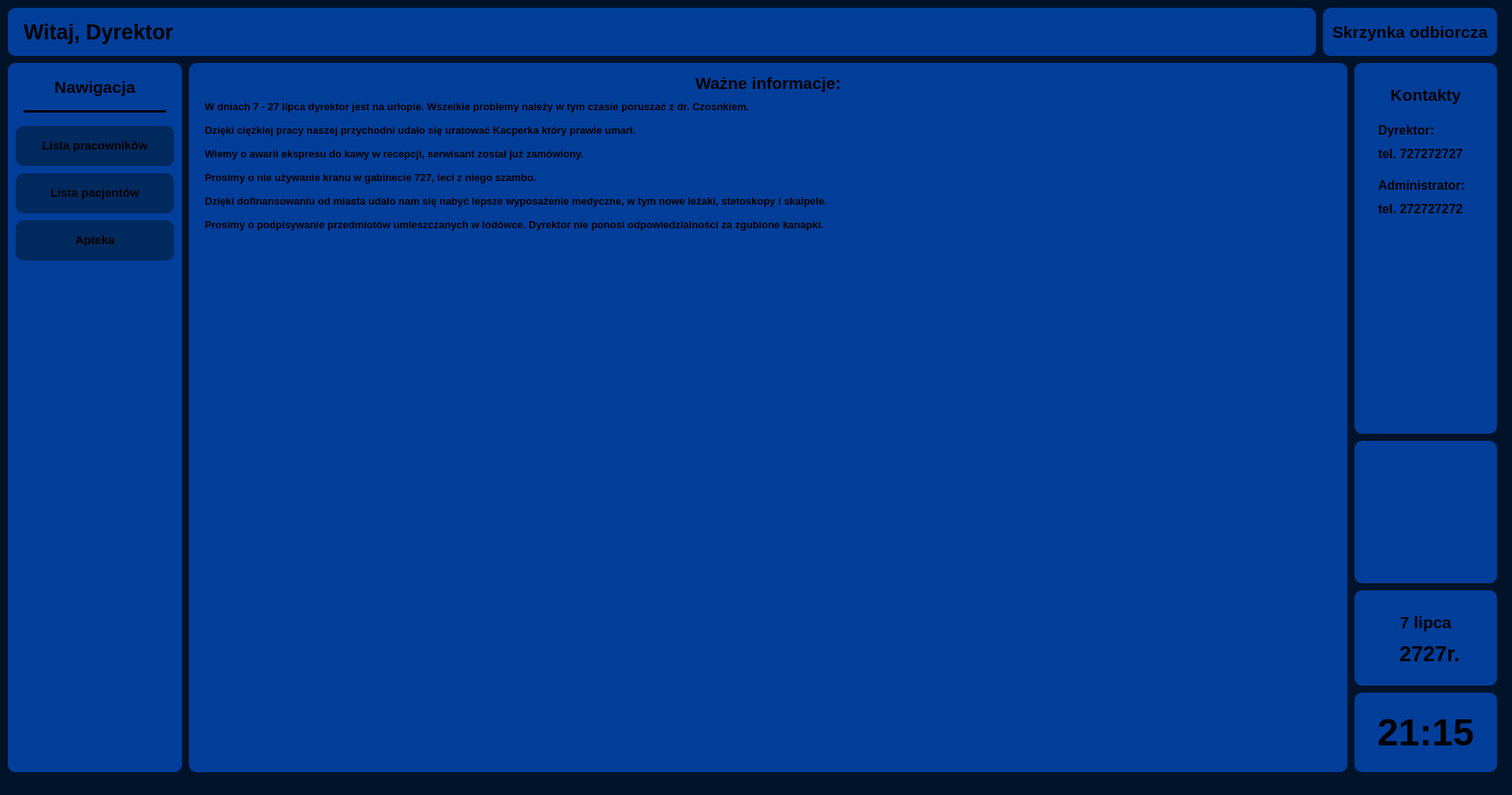
<?xml version="1.0" encoding="UTF-8"?>
<ui version="4.0">
 <class>MainWindow</class>
 <widget class="QMainWindow" name="MainWindow">
  <property name="geometry">
   <rect>
    <x>0</x>
    <y>0</y>
    <width>1920</width>
    <height>1010</height>
   </rect>
  </property>
  <property name="minimumSize">
   <size>
    <width>800</width>
    <height>600</height>
   </size>
  </property>
  <property name="windowTitle">
   <string>MainWindow</string>
  </property>
  <property name="layoutDirection">
   <enum>Qt::LayoutDirection::LeftToRight</enum>
  </property>
  <property name="styleSheet">
   <string notr="true">background-color: rgb(0, 19, 43);</string>
  </property>
  <widget class="QWidget" name="centralwidget">
   <widget class="QTextBrowser" name="textBrowser">
    <property name="geometry">
     <rect>
      <x>10</x>
      <y>10</y>
      <width>1661</width>
      <height>61</height>
     </rect>
    </property>
    <property name="styleSheet">
     <string notr="true">background-color: rgb(0, 62, 154);
      border-radius: 10px;</string>
    </property>
    <property name="sizeAdjustPolicy">
     <enum>QAbstractScrollArea::SizeAdjustPolicy::AdjustToContents</enum>
    </property>
    <property name="autoFormatting">
     <set>QTextEdit::AutoFormattingFlag::AutoBulletList</set>
    </property>
    <property name="html">
     <string>&lt;!DOCTYPE HTML PUBLIC &quot;-//W3C//DTD HTML 4.0//EN&quot; &quot;http://www.w3.org/TR/REC-html40/strict.dtd&quot;&gt;
&lt;html&gt;&lt;head&gt;&lt;meta name=&quot;qrichtext&quot; content=&quot;1&quot; /&gt;&lt;meta charset=&quot;utf-8&quot; /&gt;&lt;style type=&quot;text/css&quot;&gt;
p, li { white-space: pre-wrap; }
hr { height: 1px; border-width: 0; }
li.unchecked::marker { content: &quot;\2610&quot;; }
li.checked::marker { content: &quot;\2612&quot;; }
&lt;/style&gt;&lt;/head&gt;&lt;body style=&quot; font-family:'Segoe UI'; font-size:9pt; font-weight:400; font-style:normal;&quot;&gt;
&lt;p style=&quot; margin-top:0px; margin-bottom:0px; margin-left:0px; margin-right:0px; -qt-block-indent:0; text-indent:0px;&quot;&gt;      &lt;/p&gt;
&lt;p style=&quot;-qt-paragraph-type:empty; margin-top:0px; margin-bottom:0px; margin-left:0px; margin-right:0px; -qt-block-indent:0; text-indent:0px;&quot;&gt;&lt;br /&gt;&lt;/p&gt;&lt;/body&gt;&lt;/html&gt;</string>
    </property>
   </widget>
   <widget class="QTextBrowser" name="textBrowser_2">
    <property name="geometry">
     <rect>
      <x>1680</x>
      <y>10</y>
      <width>221</width>
      <height>61</height>
     </rect>
    </property>
    <property name="styleSheet">
     <string notr="true">background-color: rgb(0, 62, 154);
      border-radius: 10px;</string>
    </property>
    <property name="html">
     <string>&lt;!DOCTYPE HTML PUBLIC &quot;-//W3C//DTD HTML 4.0//EN&quot; &quot;http://www.w3.org/TR/REC-html40/strict.dtd&quot;&gt;
&lt;html&gt;&lt;head&gt;&lt;meta name=&quot;qrichtext&quot; content=&quot;1&quot; /&gt;&lt;meta charset=&quot;utf-8&quot; /&gt;&lt;style type=&quot;text/css&quot;&gt;
p, li { white-space: pre-wrap; }
hr { height: 1px; border-width: 0; }
li.unchecked::marker { content: &quot;\2610&quot;; }
li.checked::marker { content: &quot;\2612&quot;; }
&lt;/style&gt;&lt;/head&gt;&lt;body style=&quot; font-family:'Segoe UI'; font-size:9pt; font-weight:400; font-style:normal;&quot;&gt;
&lt;p style=&quot; margin-top:0px; margin-bottom:0px; margin-left:0px; margin-right:0px; -qt-block-indent:0; text-indent:0px;&quot;&gt;      &lt;/p&gt;
&lt;p align=&quot;center&quot; style=&quot;-qt-paragraph-type:empty; margin-top:0px; margin-bottom:0px; margin-left:0px; margin-right:0px; -qt-block-indent:0; text-indent:0px;&quot;&gt;&lt;br /&gt;&lt;/p&gt;&lt;/body&gt;&lt;/html&gt;</string>
    </property>
   </widget>
   <widget class="QGroupBox" name="groupBox">
    <property name="geometry">
     <rect>
      <x>10</x>
      <y>80</y>
      <width>221</width>
      <height>901</height>
     </rect>
    </property>
    <property name="styleSheet">
     <string notr="true">background-color: rgb(0, 62, 154);
      border-radius: 10px;</string>
    </property>
    <property name="title">
     <string/>
    </property>
    <widget class="QTextBrowser" name="textBrowser_4">
     <property name="geometry">
      <rect>
       <x>10</x>
       <y>80</y>
       <width>201</width>
       <height>51</height>
      </rect>
     </property>
     <property name="styleSheet">
      <string notr="true">background-color: rgb(0, 41, 94);
       border-radius: 10px;</string>
     </property>
    </widget>
    <widget class="QTextBrowser" name="textBrowser_7">
     <property name="geometry">
      <rect>
       <x>10</x>
       <y>140</y>
       <width>201</width>
       <height>51</height>
      </rect>
     </property>
     <property name="styleSheet">
      <string notr="true">background-color: rgb(0, 41, 94);
       border-radius: 10px;</string>
     </property>
    </widget>
    <widget class="QTextBrowser" name="textBrowser_8">
     <property name="geometry">
      <rect>
       <x>10</x>
       <y>200</y>
       <width>201</width>
       <height>51</height>
      </rect>
     </property>
     <property name="styleSheet">
      <string notr="true">background-color: rgb(0, 41, 94);
       border-radius: 10px;</string>
     </property>
    </widget>
    <widget class="QLabel" name="label_3">
     <property name="geometry">
      <rect>
       <x>20</x>
       <y>90</y>
       <width>181</width>
       <height>31</height>
      </rect>
     </property>
     <property name="font">
      <font>
       <pointsize>11</pointsize>
       <bold>true</bold>
      </font>
     </property>
     <property name="layoutDirection">
      <enum>Qt::LayoutDirection::LeftToRight</enum>
     </property>
     <property name="styleSheet">
      <string notr="true">background-color: rgb(0, 41, 94);</string>
     </property>
     <property name="text">
      <string>Lista pracowników</string>
     </property>
     <property name="textFormat">
      <enum>Qt::TextFormat::RichText</enum>
     </property>
     <property name="alignment">
      <set>Qt::AlignmentFlag::AlignCenter</set>
     </property>
    </widget>
    <widget class="QLabel" name="label_4">
     <property name="geometry">
      <rect>
       <x>20</x>
       <y>150</y>
       <width>181</width>
       <height>31</height>
      </rect>
     </property>
     <property name="font">
      <font>
       <pointsize>11</pointsize>
       <bold>true</bold>
      </font>
     </property>
     <property name="layoutDirection">
      <enum>Qt::LayoutDirection::LeftToRight</enum>
     </property>
     <property name="styleSheet">
      <string notr="true">background-color: rgb(0, 41, 94);</string>
     </property>
     <property name="text">
      <string>Lista pacjentów</string>
     </property>
     <property name="textFormat">
      <enum>Qt::TextFormat::RichText</enum>
     </property>
     <property name="alignment">
      <set>Qt::AlignmentFlag::AlignCenter</set>
     </property>
    </widget>
    <widget class="QLabel" name="label_5">
     <property name="geometry">
      <rect>
       <x>20</x>
       <y>210</y>
       <width>181</width>
       <height>31</height>
      </rect>
     </property>
     <property name="font">
      <font>
       <pointsize>11</pointsize>
       <bold>true</bold>
      </font>
     </property>
     <property name="layoutDirection">
      <enum>Qt::LayoutDirection::LeftToRight</enum>
     </property>
     <property name="styleSheet">
      <string notr="true">background-color: rgb(0, 41, 94);</string>
     </property>
     <property name="text">
      <string>Apteka</string>
     </property>
     <property name="textFormat">
      <enum>Qt::TextFormat::RichText</enum>
     </property>
     <property name="alignment">
      <set>Qt::AlignmentFlag::AlignCenter</set>
     </property>
    </widget>
    <widget class="QLabel" name="label_8">
     <property name="geometry">
      <rect>
       <x>10</x>
       <y>10</y>
       <width>201</width>
       <height>41</height>
      </rect>
     </property>
     <property name="font">
      <font>
       <pointsize>16</pointsize>
       <bold>true</bold>
      </font>
     </property>
     <property name="layoutDirection">
      <enum>Qt::LayoutDirection::LeftToRight</enum>
     </property>
     <property name="styleSheet">
      <string notr="true">background-color: rgb(0, 62, 154);</string>
     </property>
     <property name="text">
      <string>Nawigacja</string>
     </property>
     <property name="textFormat">
      <enum>Qt::TextFormat::RichText</enum>
     </property>
     <property name="alignment">
      <set>Qt::AlignmentFlag::AlignCenter</set>
     </property>
    </widget>
    <widget class="Line" name="line">
     <property name="geometry">
      <rect>
       <x>20</x>
       <y>60</y>
       <width>181</width>
       <height>3</height>
      </rect>
     </property>
     <property name="styleSheet">
      <string notr="true">background-color: black;</string>
     </property>
     <property name="orientation">
      <enum>Qt::Orientation::Horizontal</enum>
     </property>
    </widget>
   </widget>
   <widget class="QLabel" name="label_2">
    <property name="geometry">
     <rect>
      <x>30</x>
      <y>20</y>
      <width>261</width>
      <height>41</height>
     </rect>
    </property>
    <property name="font">
     <font>
      <pointsize>20</pointsize>
      <bold>true</bold>
     </font>
    </property>
    <property name="layoutDirection">
     <enum>Qt::LayoutDirection::LeftToRight</enum>
    </property>
    <property name="styleSheet">
     <string notr="true">background-color: rgb(0, 62, 154);</string>
    </property>
    <property name="text">
     <string>Witaj, Dyrektor</string>
    </property>
    <property name="textFormat">
     <enum>Qt::TextFormat::RichText</enum>
    </property>
    <property name="alignment">
     <set>Qt::AlignmentFlag::AlignLeading|Qt::AlignmentFlag::AlignLeft|Qt::AlignmentFlag::AlignVCenter</set>
    </property>
   </widget>
   <widget class="QFrame" name="frame">
    <property name="geometry">
     <rect>
      <x>1720</x>
      <y>560</y>
      <width>181</width>
      <height>181</height>
     </rect>
    </property>
    <property name="styleSheet">
     <string notr="true">background-color: rgb(0, 62, 154);
      border-radius: 10px;</string>
    </property>
    <property name="frameShape">
     <enum>QFrame::Shape::StyledPanel</enum>
    </property>
    <property name="frameShadow">
     <enum>QFrame::Shadow::Raised</enum>
    </property>
    <widget class="QLabel" name="label_9">
     <property name="geometry">
      <rect>
       <x>10</x>
       <y>10</y>
       <width>161</width>
       <height>161</height>
      </rect>
     </property>
     <property name="font">
      <font>
       <pointsize>16</pointsize>
       <bold>true</bold>
      </font>
     </property>
     <property name="layoutDirection">
      <enum>Qt::LayoutDirection::LeftToRight</enum>
     </property>
     <property name="styleSheet">
      <string notr="true">background-color: rgb(0, 62, 154);</string>
     </property>
     <property name="text">
      <string/>
     </property>
     <property name="textFormat">
      <enum>Qt::TextFormat::RichText</enum>
     </property>
     <property name="pixmap">
      <pixmap>logo.png</pixmap>
     </property>
     <property name="scaledContents">
      <bool>true</bool>
     </property>
     <property name="alignment">
      <set>Qt::AlignmentFlag::AlignCenter</set>
     </property>
    </widget>
   </widget>
   <widget class="QFrame" name="frame_2">
    <property name="geometry">
     <rect>
      <x>1720</x>
      <y>80</y>
      <width>181</width>
      <height>471</height>
     </rect>
    </property>
    <property name="styleSheet">
     <string notr="true">background-color: rgb(0, 62, 154);
      border-radius: 10px;</string>
    </property>
    <property name="frameShape">
     <enum>QFrame::Shape::StyledPanel</enum>
    </property>
    <property name="frameShadow">
     <enum>QFrame::Shadow::Raised</enum>
    </property>
    <widget class="QLabel" name="label_12">
     <property name="geometry">
      <rect>
       <x>20</x>
       <y>20</y>
       <width>141</width>
       <height>41</height>
      </rect>
     </property>
     <property name="font">
      <font>
       <pointsize>16</pointsize>
       <bold>true</bold>
      </font>
     </property>
     <property name="layoutDirection">
      <enum>Qt::LayoutDirection::LeftToRight</enum>
     </property>
     <property name="styleSheet">
      <string notr="true">background-color: rgb(0, 62, 154);</string>
     </property>
     <property name="text">
      <string>Kontakty</string>
     </property>
     <property name="textFormat">
      <enum>Qt::TextFormat::RichText</enum>
     </property>
     <property name="alignment">
      <set>Qt::AlignmentFlag::AlignCenter</set>
     </property>
    </widget>
    <widget class="QLabel" name="label_13">
     <property name="geometry">
      <rect>
       <x>30</x>
       <y>70</y>
       <width>111</width>
       <height>31</height>
      </rect>
     </property>
     <property name="font">
      <font>
       <pointsize>12</pointsize>
       <bold>true</bold>
      </font>
     </property>
     <property name="layoutDirection">
      <enum>Qt::LayoutDirection::LeftToRight</enum>
     </property>
     <property name="styleSheet">
      <string notr="true">background-color: rgb(0, 62, 154);</string>
     </property>
     <property name="text">
      <string>Dyrektor:</string>
     </property>
     <property name="textFormat">
      <enum>Qt::TextFormat::RichText</enum>
     </property>
     <property name="alignment">
      <set>Qt::AlignmentFlag::AlignLeading|Qt::AlignmentFlag::AlignLeft|Qt::AlignmentFlag::AlignVCenter</set>
     </property>
    </widget>
    <widget class="QLabel" name="label_14">
     <property name="geometry">
      <rect>
       <x>30</x>
       <y>100</y>
       <width>111</width>
       <height>31</height>
      </rect>
     </property>
     <property name="font">
      <font>
       <pointsize>12</pointsize>
       <bold>true</bold>
      </font>
     </property>
     <property name="layoutDirection">
      <enum>Qt::LayoutDirection::LeftToRight</enum>
     </property>
     <property name="styleSheet">
      <string notr="true">background-color: rgb(0, 62, 154);</string>
     </property>
     <property name="text">
      <string>tel. 727272727</string>
     </property>
     <property name="textFormat">
      <enum>Qt::TextFormat::RichText</enum>
     </property>
     <property name="alignment">
      <set>Qt::AlignmentFlag::AlignLeading|Qt::AlignmentFlag::AlignLeft|Qt::AlignmentFlag::AlignVCenter</set>
     </property>
    </widget>
    <widget class="QLabel" name="label_15">
     <property name="geometry">
      <rect>
       <x>30</x>
       <y>140</y>
       <width>121</width>
       <height>31</height>
      </rect>
     </property>
     <property name="font">
      <font>
       <pointsize>12</pointsize>
       <bold>true</bold>
      </font>
     </property>
     <property name="layoutDirection">
      <enum>Qt::LayoutDirection::LeftToRight</enum>
     </property>
     <property name="styleSheet">
      <string notr="true">background-color: rgb(0, 62, 154);</string>
     </property>
     <property name="text">
      <string>Administrator:</string>
     </property>
     <property name="textFormat">
      <enum>Qt::TextFormat::RichText</enum>
     </property>
     <property name="alignment">
      <set>Qt::AlignmentFlag::AlignLeading|Qt::AlignmentFlag::AlignLeft|Qt::AlignmentFlag::AlignVCenter</set>
     </property>
    </widget>
    <widget class="QLabel" name="label_16">
     <property name="geometry">
      <rect>
       <x>30</x>
       <y>170</y>
       <width>111</width>
       <height>31</height>
      </rect>
     </property>
     <property name="font">
      <font>
       <pointsize>12</pointsize>
       <bold>true</bold>
      </font>
     </property>
     <property name="layoutDirection">
      <enum>Qt::LayoutDirection::LeftToRight</enum>
     </property>
     <property name="styleSheet">
      <string notr="true">background-color: rgb(0, 62, 154);</string>
     </property>
     <property name="text">
      <string>tel. 272727272</string>
     </property>
     <property name="textFormat">
      <enum>Qt::TextFormat::RichText</enum>
     </property>
     <property name="alignment">
      <set>Qt::AlignmentFlag::AlignLeading|Qt::AlignmentFlag::AlignLeft|Qt::AlignmentFlag::AlignVCenter</set>
     </property>
    </widget>
   </widget>
   <widget class="QFrame" name="frame_3">
    <property name="geometry">
     <rect>
      <x>1720</x>
      <y>750</y>
      <width>181</width>
      <height>121</height>
     </rect>
    </property>
    <property name="styleSheet">
     <string notr="true">background-color: rgb(0, 62, 154);
      border-radius: 10px;</string>
    </property>
    <property name="frameShape">
     <enum>QFrame::Shape::StyledPanel</enum>
    </property>
    <property name="frameShadow">
     <enum>QFrame::Shadow::Raised</enum>
    </property>
    <widget class="QLabel" name="label">
     <property name="geometry">
      <rect>
       <x>20</x>
       <y>20</y>
       <width>141</width>
       <height>41</height>
      </rect>
     </property>
     <property name="font">
      <font>
       <pointsize>16</pointsize>
       <bold>true</bold>
      </font>
     </property>
     <property name="layoutDirection">
      <enum>Qt::LayoutDirection::LeftToRight</enum>
     </property>
     <property name="styleSheet">
      <string notr="true">background-color: rgb(0, 62, 154);</string>
     </property>
     <property name="text">
      <string>7 lipca</string>
     </property>
     <property name="textFormat">
      <enum>Qt::TextFormat::RichText</enum>
     </property>
     <property name="alignment">
      <set>Qt::AlignmentFlag::AlignCenter</set>
     </property>
    </widget>
    <widget class="QLabel" name="label_10">
     <property name="geometry">
      <rect>
       <x>40</x>
       <y>60</y>
       <width>111</width>
       <height>41</height>
      </rect>
     </property>
     <property name="font">
      <font>
       <pointsize>20</pointsize>
       <bold>true</bold>
      </font>
     </property>
     <property name="layoutDirection">
      <enum>Qt::LayoutDirection::LeftToRight</enum>
     </property>
     <property name="styleSheet">
      <string notr="true">background-color: rgb(0, 62, 154);</string>
     </property>
     <property name="text">
      <string>2727r.</string>
     </property>
     <property name="textFormat">
      <enum>Qt::TextFormat::RichText</enum>
     </property>
     <property name="alignment">
      <set>Qt::AlignmentFlag::AlignCenter</set>
     </property>
    </widget>
   </widget>
   <widget class="QFrame" name="frame_4">
    <property name="geometry">
     <rect>
      <x>1720</x>
      <y>880</y>
      <width>181</width>
      <height>101</height>
     </rect>
    </property>
    <property name="styleSheet">
     <string notr="true">background-color: rgb(0, 62, 154);
      border-radius: 10px;</string>
    </property>
    <property name="frameShape">
     <enum>QFrame::Shape::StyledPanel</enum>
    </property>
    <property name="frameShadow">
     <enum>QFrame::Shadow::Raised</enum>
    </property>
    <widget class="QLabel" name="label_7">
     <property name="geometry">
      <rect>
       <x>20</x>
       <y>10</y>
       <width>141</width>
       <height>81</height>
      </rect>
     </property>
     <property name="font">
      <font>
       <pointsize>36</pointsize>
       <bold>true</bold>
      </font>
     </property>
     <property name="layoutDirection">
      <enum>Qt::LayoutDirection::LeftToRight</enum>
     </property>
     <property name="styleSheet">
      <string notr="true">background-color: rgb(0, 62, 154);</string>
     </property>
     <property name="text">
      <string>21:15</string>
     </property>
     <property name="textFormat">
      <enum>Qt::TextFormat::RichText</enum>
     </property>
     <property name="alignment">
      <set>Qt::AlignmentFlag::AlignCenter</set>
     </property>
    </widget>
   </widget>
   <widget class="QFrame" name="frame_5">
    <property name="geometry">
     <rect>
      <x>240</x>
      <y>80</y>
      <width>1471</width>
      <height>901</height>
     </rect>
    </property>
    <property name="styleSheet">
     <string notr="true">background-color: rgb(0, 62, 154);
      border-radius: 10px;</string>
    </property>
    <property name="frameShape">
     <enum>QFrame::Shape::StyledPanel</enum>
    </property>
    <property name="frameShadow">
     <enum>QFrame::Shadow::Raised</enum>
    </property>
    <widget class="QLabel" name="label_17">
     <property name="geometry">
      <rect>
       <x>20</x>
       <y>10</y>
       <width>1431</width>
       <height>31</height>
      </rect>
     </property>
     <property name="font">
      <font>
       <pointsize>16</pointsize>
       <bold>true</bold>
      </font>
     </property>
     <property name="layoutDirection">
      <enum>Qt::LayoutDirection::LeftToRight</enum>
     </property>
     <property name="styleSheet">
      <string notr="true">background-color: rgb(0, 62, 154);</string>
     </property>
     <property name="text">
      <string>Ważne informacje:</string>
     </property>
     <property name="textFormat">
      <enum>Qt::TextFormat::RichText</enum>
     </property>
     <property name="alignment">
      <set>Qt::AlignmentFlag::AlignCenter</set>
     </property>
    </widget>
    <widget class="QLabel" name="label_18">
     <property name="geometry">
      <rect>
       <x>20</x>
       <y>40</y>
       <width>881</width>
       <height>31</height>
      </rect>
     </property>
     <property name="font">
      <font>
       <pointsize>10</pointsize>
       <bold>true</bold>
      </font>
     </property>
     <property name="layoutDirection">
      <enum>Qt::LayoutDirection::LeftToRight</enum>
     </property>
     <property name="styleSheet">
      <string notr="true">background-color: rgb(0, 62, 154);</string>
     </property>
     <property name="text">
      <string>W dniach 7 - 27 lipca dyrektor jest na urlopie. Wszelkie problemy należy w tym czasie poruszać z dr. Czosnkiem.</string>
     </property>
     <property name="textFormat">
      <enum>Qt::TextFormat::RichText</enum>
     </property>
     <property name="alignment">
      <set>Qt::AlignmentFlag::AlignLeading|Qt::AlignmentFlag::AlignLeft|Qt::AlignmentFlag::AlignVCenter</set>
     </property>
    </widget>
    <widget class="QLabel" name="label_19">
     <property name="geometry">
      <rect>
       <x>20</x>
       <y>70</y>
       <width>881</width>
       <height>31</height>
      </rect>
     </property>
     <property name="font">
      <font>
       <pointsize>10</pointsize>
       <bold>true</bold>
      </font>
     </property>
     <property name="layoutDirection">
      <enum>Qt::LayoutDirection::LeftToRight</enum>
     </property>
     <property name="styleSheet">
      <string notr="true">background-color: rgb(0, 62, 154);</string>
     </property>
     <property name="text">
      <string>Dzięki ciężkiej pracy naszej przychodni udało się uratować Kacperka który prawie umarł.</string>
     </property>
     <property name="textFormat">
      <enum>Qt::TextFormat::RichText</enum>
     </property>
     <property name="alignment">
      <set>Qt::AlignmentFlag::AlignLeading|Qt::AlignmentFlag::AlignLeft|Qt::AlignmentFlag::AlignVCenter</set>
     </property>
    </widget>
    <widget class="QLabel" name="label_20">
     <property name="geometry">
      <rect>
       <x>20</x>
       <y>100</y>
       <width>211</width>
       <height>211</height>
      </rect>
     </property>
     <property name="font">
      <font>
       <pointsize>10</pointsize>
       <bold>true</bold>
      </font>
     </property>
     <property name="layoutDirection">
      <enum>Qt::LayoutDirection::LeftToRight</enum>
     </property>
     <property name="styleSheet">
      <string notr="true">background-color: rgb(0, 62, 154);</string>
     </property>
     <property name="text">
      <string/>
     </property>
     <property name="textFormat">
      <enum>Qt::TextFormat::RichText</enum>
     </property>
     <property name="pixmap">
      <pixmap>kacper.jpg</pixmap>
     </property>
     <property name="scaledContents">
      <bool>true</bool>
     </property>
     <property name="alignment">
      <set>Qt::AlignmentFlag::AlignLeading|Qt::AlignmentFlag::AlignLeft|Qt::AlignmentFlag::AlignVCenter</set>
     </property>
    </widget>
    <widget class="QLabel" name="label_21">
     <property name="geometry">
      <rect>
       <x>20</x>
       <y>100</y>
       <width>881</width>
       <height>31</height>
      </rect>
     </property>
     <property name="font">
      <font>
       <pointsize>10</pointsize>
       <bold>true</bold>
      </font>
     </property>
     <property name="layoutDirection">
      <enum>Qt::LayoutDirection::LeftToRight</enum>
     </property>
     <property name="styleSheet">
      <string notr="true">background-color: rgb(0, 62, 154);</string>
     </property>
     <property name="text">
      <string>Wiemy o awarii ekspresu do kawy w recepcji, serwisant został już zamówiony.</string>
     </property>
     <property name="textFormat">
      <enum>Qt::TextFormat::RichText</enum>
     </property>
     <property name="alignment">
      <set>Qt::AlignmentFlag::AlignLeading|Qt::AlignmentFlag::AlignLeft|Qt::AlignmentFlag::AlignVCenter</set>
     </property>
    </widget>
    <widget class="QLabel" name="label_22">
     <property name="geometry">
      <rect>
       <x>20</x>
       <y>130</y>
       <width>881</width>
       <height>31</height>
      </rect>
     </property>
     <property name="font">
      <font>
       <pointsize>10</pointsize>
       <bold>true</bold>
      </font>
     </property>
     <property name="layoutDirection">
      <enum>Qt::LayoutDirection::LeftToRight</enum>
     </property>
     <property name="styleSheet">
      <string notr="true">background-color: rgb(0, 62, 154);</string>
     </property>
     <property name="text">
      <string>Prosimy o nie używanie kranu w gabinecie 727, leci z niego szambo.</string>
     </property>
     <property name="textFormat">
      <enum>Qt::TextFormat::RichText</enum>
     </property>
     <property name="alignment">
      <set>Qt::AlignmentFlag::AlignLeading|Qt::AlignmentFlag::AlignLeft|Qt::AlignmentFlag::AlignVCenter</set>
     </property>
    </widget>
    <widget class="QLabel" name="label_23">
     <property name="geometry">
      <rect>
       <x>20</x>
       <y>160</y>
       <width>881</width>
       <height>31</height>
      </rect>
     </property>
     <property name="font">
      <font>
       <pointsize>10</pointsize>
       <bold>true</bold>
      </font>
     </property>
     <property name="layoutDirection">
      <enum>Qt::LayoutDirection::LeftToRight</enum>
     </property>
     <property name="styleSheet">
      <string notr="true">background-color: rgb(0, 62, 154);</string>
     </property>
     <property name="text">
      <string>Dzięki dofinansowaniu od miasta udało nam się nabyć lepsze wyposażenie medyczne, w tym nowe leżaki, stetoskopy i skalpele. </string>
     </property>
     <property name="textFormat">
      <enum>Qt::TextFormat::RichText</enum>
     </property>
     <property name="alignment">
      <set>Qt::AlignmentFlag::AlignLeading|Qt::AlignmentFlag::AlignLeft|Qt::AlignmentFlag::AlignVCenter</set>
     </property>
    </widget>
    <widget class="QLabel" name="label_24">
     <property name="geometry">
      <rect>
       <x>20</x>
       <y>190</y>
       <width>881</width>
       <height>31</height>
      </rect>
     </property>
     <property name="font">
      <font>
       <pointsize>10</pointsize>
       <bold>true</bold>
      </font>
     </property>
     <property name="layoutDirection">
      <enum>Qt::LayoutDirection::LeftToRight</enum>
     </property>
     <property name="styleSheet">
      <string notr="true">background-color: rgb(0, 62, 154);</string>
     </property>
     <property name="text">
      <string>Prosimy o podpisywanie przedmiotów umieszczanych w lodówce. Dyrektor nie ponosi odpowiedzialności za zgubione kanapki.</string>
     </property>
     <property name="textFormat">
      <enum>Qt::TextFormat::RichText</enum>
     </property>
     <property name="alignment">
      <set>Qt::AlignmentFlag::AlignLeading|Qt::AlignmentFlag::AlignLeft|Qt::AlignmentFlag::AlignVCenter</set>
     </property>
    </widget>
   </widget>
   <widget class="QLabel" name="label_11">
    <property name="geometry">
     <rect>
      <x>1690</x>
      <y>20</y>
      <width>201</width>
      <height>41</height>
     </rect>
    </property>
    <property name="font">
     <font>
      <pointsize>16</pointsize>
      <bold>true</bold>
     </font>
    </property>
    <property name="layoutDirection">
     <enum>Qt::LayoutDirection::LeftToRight</enum>
    </property>
    <property name="styleSheet">
     <string notr="true">background-color: rgb(0, 62, 154);</string>
    </property>
    <property name="text">
     <string>Skrzynka odbiorcza</string>
    </property>
    <property name="textFormat">
     <enum>Qt::TextFormat::RichText</enum>
    </property>
    <property name="alignment">
     <set>Qt::AlignmentFlag::AlignCenter</set>
    </property>
   </widget>
  </widget>
  <widget class="QStatusBar" name="statusbar"/>
 </widget>
 <resources/>
 <connections/>
</ui>
